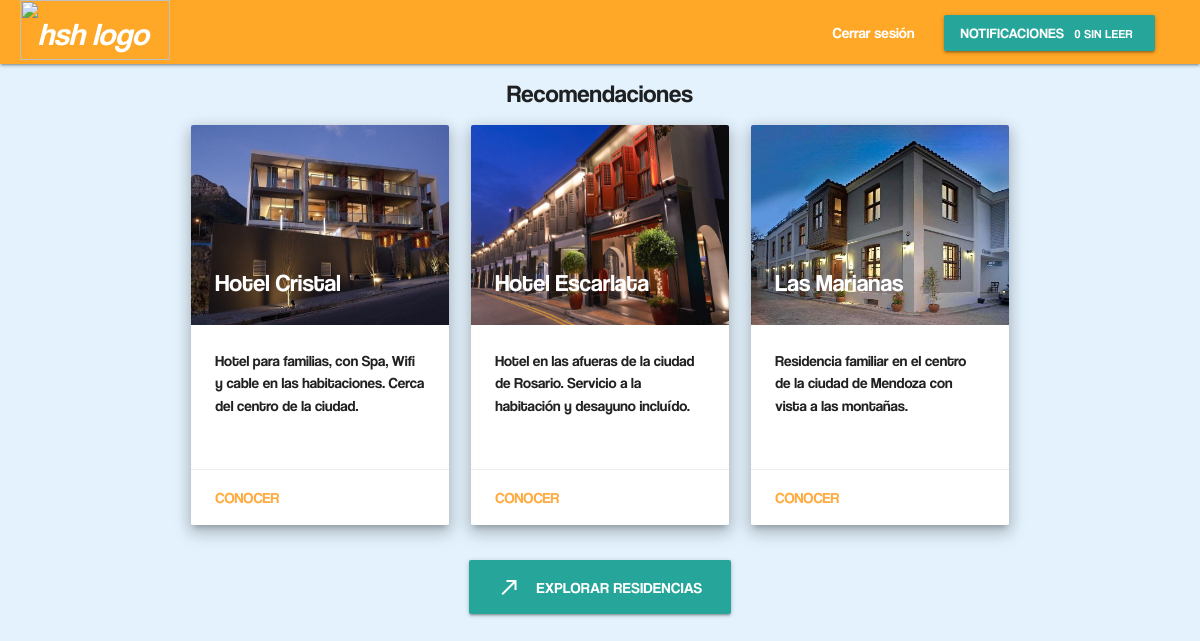
/ (signed in), run on the app's committed database.
### main/models.py (models this page shows, shortened)
class User(AbstractBaseUser, PermissionsMixin):
	email = models.EmailField(_('email address'), unique=True)
	first_name = models.CharField(_('nombre'), max_length=30, blank=True)
	last_name = models.CharField(_('apellido'), max_length=30, blank=True)
	date_joined = models.DateTimeField(_('date joined'), auto_now_add=True)
	is_active = models.BooleanField(_('active'), default=True)
	date_of_birth = models.DateField(_('fecha de nacimiento'))
	nacionalidad = models.CharField(max_length=50)
	creditos = models.IntegerField(default=2)
	premium = models.BooleanField(_('premium estatus'), default=False)
	is_staff = models.BooleanField(
		_('staff status'),
		default=False,
		help_text=_('Designates whether the user can log into this admin site.'),
	)
	metodo_de_pago = models.OneToOneField(
		'Tarjeta',
		on_delete=models.CASCADE,
		related_name='user'
		)
	objects = UserManager()
	USERNAME_FIELD = 'email'
	REQUIRED_FIELDS = []
	class Meta:
		verbose_name = _('cliente')
		verbose_name_plural = _('clientes')

class Residencia(models.Model):
	nombre = models.CharField(max_length=50)
	dirección = models.CharField(max_length=200)
	ciudad = models.CharField(max_length=100)
	pais = models.CharField(max_length=30)
	descripcion = models.TextField()
	habitaciones = models.IntegerField(default=0)
	personas = models.IntegerField(default=0)
	baños = models.IntegerField(default=0)
	class Meta:
		ordering = ['nombre']
	def primerFoto(self):
		if self.imagenes.exists():
			return self.imagenes.first().imagen.name[12:]
		else:
			return "fotos/68184730.jpg"

class Imagen(models.Model):
	residencia = models.ForeignKey(Residencia,on_delete=models.CASCADE,related_name='imagenes')
	imagen = models.ImageField(upload_to=('staticfiles/fotos'))

### main/views.py (the view)
# urls.py: path("", views.homepage, name="homepage"),
def homepage(request):
    if request.user.is_authenticated: #si hay una sesion iniciada
        return render(request=request,
                      template_name="main/homes/home_logged_in.html",
                      context={"residencias": Residencia.objects.all()[:3],
                               "notificaciones": request.user.notificaciones.all()})
    else: #si no hay una sesion iniciada
        return render(request=request,
                      template_name="main/homes/home.html",
                      context={"residencias": Residencia.objects.all()[:3]})

### main/templates/main/homes/home_logged_in.html
{% extends "main/headers/header_logged_in.html" %}
{% load staticfiles %}
{% block content %}
<body>
  <h5 class="centrar">Recomendaciones</h5>
    <div class="row">
      {% for r in residencias %}
        <div class="col s12 m7 l4">
          <div class="card medium z-depth-3">
            <div class="card-image">
              <img src="{% static r.primerFoto %}" height="200"/>
              <span class="card-title style="text-shadow: -1px 0 black, 0 1px black, 1px 0 black, 0 -1px black;">{{r.nombre}}</span>
            </div>
            <div class="card-content" style="overflow: auto">
              <p>{{r.descripcion}}</p><br>
            </div>
            <div class="card-action">
              <a href="/ver_residencia/{{r.id}}">Conocer</a>
            </div>
          </div>
        </div>
      {% endfor %}
    </div>
    <div class="centrar"><a href="/buscar_residencias" class="waves-effect waves-light btn-large">
      <i class="material-icons left">call_made</i>Explorar residencias</a></div>
  </body>
{% endblock %}

### main/templates/main/headers/header_logged_in.html (shortened to what this page needs)
{% extends "main/builder.html" %}
{% load staticfiles %}
{% block builder %}
  <header>
    <div class="navbar-fixed">
      <nav>
        <div class="nav-wrapper #ffa726 orange lighten-1">
          <a href="/" class="brand-logo">
          <img class="logo" src="{% static 'logos/HSH-Complete.svg' %}" alt="hsh logo">
          </a>
          <ul id="nav-mobile" class="right hide-on-med-and-down">
            <li><a href="/logout">Cerrar sesión</a></li>
            <li>
              <a class="btn dropdown-trigger" data-target="dropdown2">
                Notificaciones<span class="new badge" data-badge-caption="sin leer">
                {{notificaciones.count}}</span>
              </a>
            </li>
          </ul>
      </nav>
    </div>
    <div class="container">
      {% block content %}
      {% endblock %}
    </div>
  </header>
{% endblock %}

### staticfiles/css/main.css (style rules this page uses)
.centrar { display: flex; justify-content: center; }
body { background: #e3f2fd; font-family: coolvetica; }
.logo { background-size: 300px; background-repeat: no-repeat; width: 150px; height: 60px; margin-left: 20; position: relative; }

### data on the page
User: count "0"
Residencia: id.imagen (picture), nombre "Hotel Cristal", descripcion "Hotel para familias, con Spa, Wifi y cable en las habitaciones. Cerca del centro de la ciudad."
Residencia: id.imagen (picture), nombre "Hotel Escarlata", descripcion "Hotel en las afueras de la ciudad de Rosario. Servicio a la habitación y desayuno incluído."
Residencia: id.imagen (picture), nombre "Las Marianas", descripcion "Residencia familiar en el centro de la ciudad de Mendoza con vista a las montañas."
